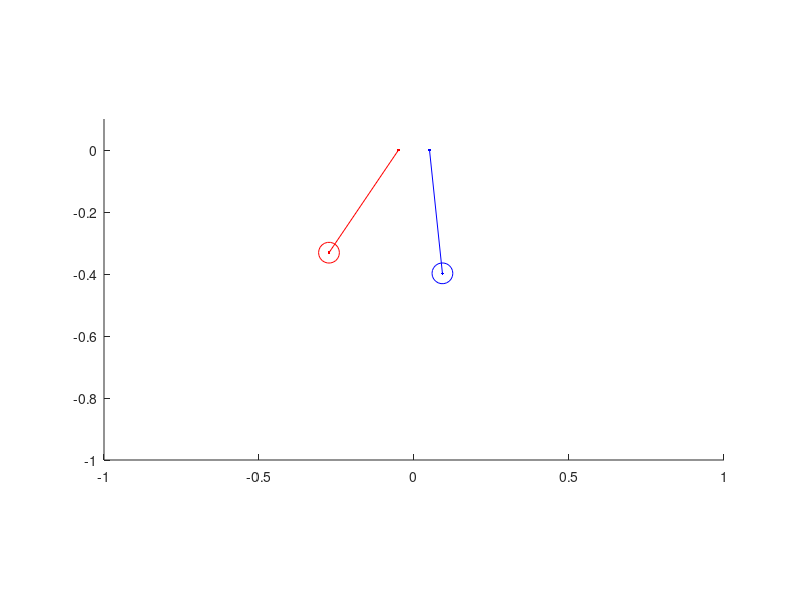

This chart was generated by the following MATLAB code:
close all
clear all
clc

figure
hold on
% Drawing circle in MATAB is nt straight forward, so et's just adjust with
% the marker size to closely represent the pendulum ball size.
hp1 = plot(0,0,'ob', 'MarkerSize', 15);
hp2 = plot(0,0,'or', 'MarkerSize', 15);
hl1 = plot(0,0,'b');
hl2 = plot(0,0,'r');

axis equal;
xlim([-1 1]);
ylim([-1 0.1]);

theta1_initial = pi/3;
theta1dot_initial = 0;

theta2_initial = 0;
theta2dot_initial = 0;

r = 0.05; % radius of the both pendulum balls
l = 0.4; % length of the penduum
m = 1; % mass of both pendulum

PendulumStiffness = 100000; % How hard are the pendulums?

p1_offset = [r; 0];
p2_offset = [-r; 0];

ts = 0.001;
timespan = 0:ts:5;

g = 9.8;

Fext1 = 0;
Fext2 = 0;

theta1 = theta1_initial;
theta1_dot = theta1dot_initial;
theta2 = theta2_initial;
theta2_dot = theta2dot_initial;
    
for k = 1 : length(timespan)
    theta1_ddot = -(g*sin(theta1)+Fext1/m)/l;
    theta1_dot = theta1_dot + theta1_ddot * ts;
    theta1 = theta1 + theta1_dot * ts;
    
    theta2_ddot = -(g*sin(theta2)+Fext2/m)/l;
    theta2_dot = theta2_dot + theta2_ddot * ts;
    theta2 = theta2 + theta2_dot * ts;
    
    p1 = [l*sin(theta1); -l*cos(theta1)] + p1_offset;
    p2 = [l*sin(theta2); -l*cos(theta2)] + p2_offset;
    
    if norm(p1-p2) < 2*r
        Fext = PendulumStiffness*(norm(p1-p2)- 2*r)*(p1-p2)/norm(p1-p2);
    else
        Fext = 0;
    end
    
    Fext1 = -norm(Fext);
    Fext2 = norm(Fext);
    
    set(hp1, 'XData', p1(1), 'YData', p1(2));
    set(hp2, 'XData', p2(1), 'YData', p2(2));
    set(hl1, 'XData', [p1_offset(1) p1(1)], 'YData', [p1_offset(2) p1(2)]);
    set(hl2, 'XData', [p2_offset(1) p2(1)], 'YData', [p2_offset(2) p2(2)]);
    
    drawnow;
end
